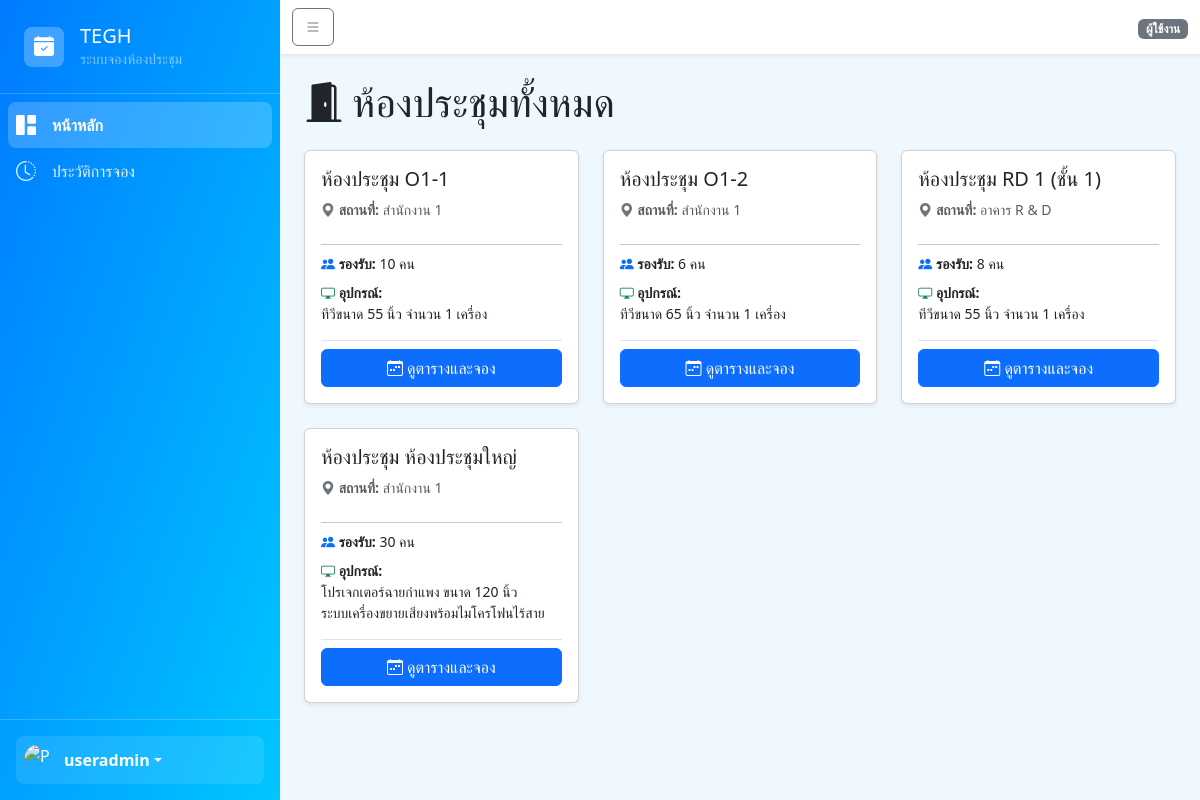
Before: / (signed in) with the older database file.
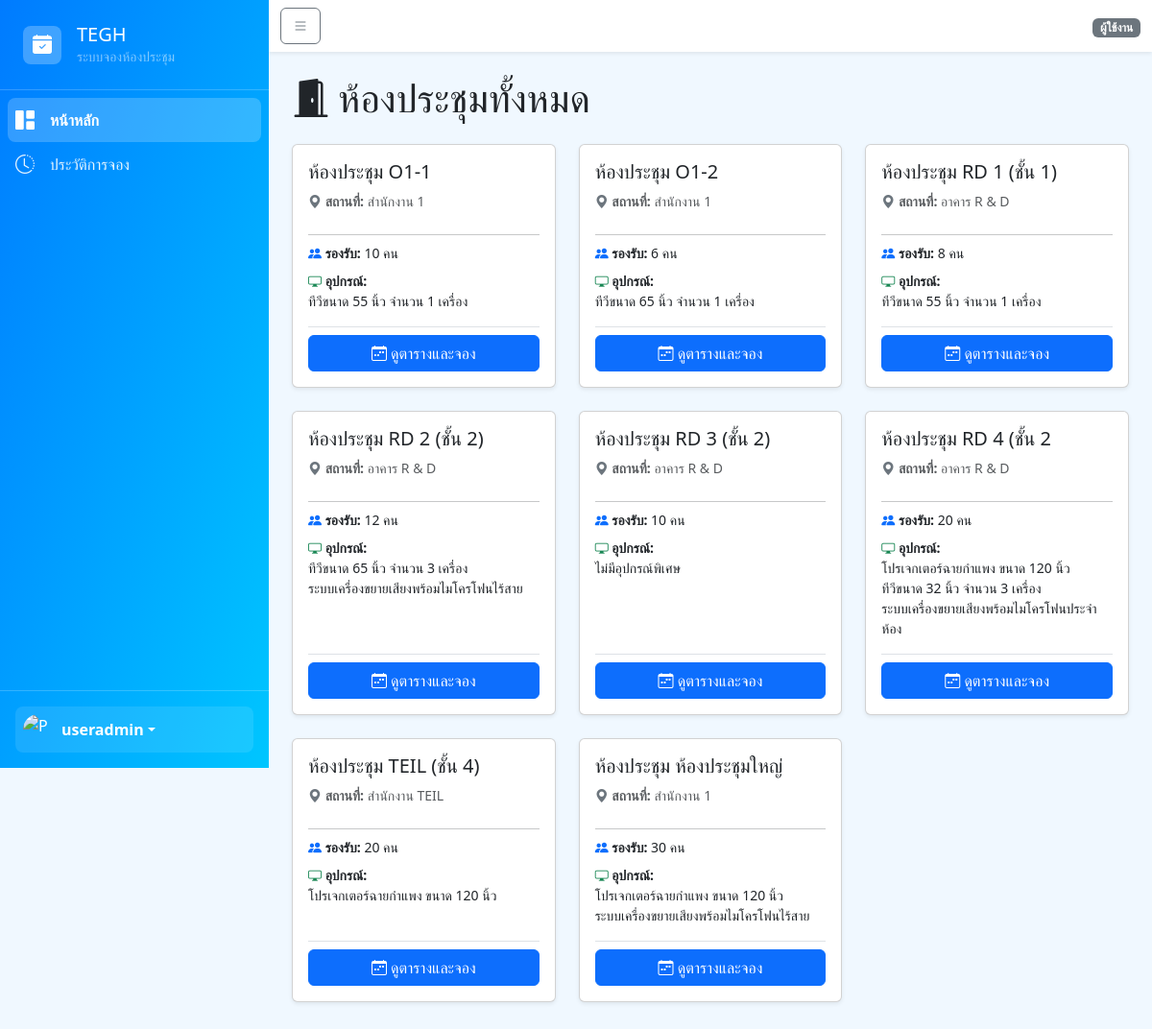
After: the same page with the newer database file.
### booking/models.py (models this page shows, shortened)
class Room(models.Model):
    name = models.CharField(max_length=100, unique=True, verbose_name="ชื่อห้องประชุม")
    location = models.CharField(max_length=255, blank=True, verbose_name="อาคาร / สถานที่")
    capacity = models.PositiveIntegerField(verbose_name="ความจุ (คน)")
    equipment_in_room = models.TextField(blank=True, verbose_name="อุปกรณ์ที่พร้อมใช้งาน")

### booking/views.py (the view)
# urls.py: path('', views.dashboard_view, name='dashboard'),
@login_required
def dashboard_view(request):
    return render(request, 'pages/dashboard.html', {'rooms': Room.objects.all().order_by('name')})

### templates/pages/dashboard.html (shortened to what this page needs)
{% extends 'base.html' %}
{% block content %}
<h1 class="mb-4"><i class="bi bi-door-open-fill me-2"></i>ห้องประชุมทั้งหมด</h1>
<div class="row">
    {% for room in rooms %}
    <div class="col-lg-4 col-md-6 mb-4">
        <div class="card h-100 shadow-sm">
            <div class="card-body d-flex flex-column">
                <h5 class="card-title">{{ room.name }}</h5>
                <p class="card-text text-muted small"><strong><i class="bi bi-geo-alt-fill text-secondary"></i> สถานที่:</strong> {{ room.location }}</p>
                <hr class="my-2">
                <div class="card-text small mb-3">
                    <p class="mb-2"><i class="bi bi-people-fill text-primary"></i> <strong>รองรับ:</strong> {{ room.capacity }} คน</p>
                    <p class="mb-0"><i class="bi bi-display text-success"></i> <strong>อุปกรณ์:</strong><br>{{ room.equipment_in_room|linebreaksbr }}</p>
                </div>
                <div class="mt-auto pt-2 border-top">
                    <a href="{% url 'room_calendar' room.id %}" class="btn btn-primary w-100">
                        <i class="bi bi-calendar-week"></i> ดูตารางและจอง
                    </a>
                </div>
            </div>
        </div>
    </div>
    {% empty %}
    <div class="col-12"><p class="text-center text-muted">ยังไม่มีห้องประชุมในระบบ</p></div>
    {% endfor %}
</div>
{% endblock %}

### templates/base.html (shortened to what this page needs)
<!DOCTYPE html>
<html lang="th">
<head>
    <link href="https://cdn.jsdelivr.net/npm/bootstrap@5.3.3/dist/css/bootstrap.min.css" rel="stylesheet">
    <link rel="stylesheet" href="https://cdn.jsdelivr.net/npm/bootstrap-icons@1.11.3/font/bootstrap-icons.min.css">
</head>
<body>
    <div class="d-flex" style="min-height: 100vh;">
        <nav id="sidebar" class="d-flex flex-column">
            <div class="sidebar-header p-4 border-bottom"><a href="{% url 'dashboard' %}" class="d-flex align-items-center gap-3 text-decoration-none">
                <div class="d-flex align-items-center justify-content-center bg-white bg-opacity-25 rounded-3" style="width: 40px; height: 40px;"><i class="bi bi-calendar-check-fill fs-5 text-white"></i></div>
                <div><h2 class="h5 text-white mb-0">TEGH</h2><p class="small text-white-50 mb-0">ระบบจองห้องประชุม</p></div>
            </a></div>
            <div class="flex-grow-1 p-2">
                {% for item in menu_items %}{% if item.show %}
                <a href="{% url item.url_name %}" class="sidebar-menu-button d-flex align-items-center gap-3 p-2 rounded-3 text-decoration-none {% if item.active %}active{% endif %}"><i class="{{ item.icon }} fs-5"></i><span>{{ item.label }}</span></a>
                {% endif %}{% endfor %}
            </div>
            <div class="sidebar-footer p-3 border-top"><div class="dropdown">
                <a href="#" class="d-flex align-items-center text-white text-decoration-none dropdown-toggle p-2 rounded-3" data-bs-toggle="dropdown" style="background-color: rgba(255,255,255,0.1);">
                    <img src="{{ user.profile.profile_picture.url }}" alt="P" class="rounded-circle me-2" width="32" height="32" style="object-fit: cover;">
                    <div class="text-start"><strong>{{ user.first_name|default:user.username }}</strong></div>
                </a>
            </div></div>
        </nav>
        <div class="main-content w-100">
            <header class="navbar navbar-light bg-white shadow-sm sticky-top"><div class="container-fluid">
                <button id="sidebar-toggle" class="btn btn-outline-secondary"><i class="bi bi-list"></i></button>
                <div class="ms-auto"><span class="badge {{ role_badge.class }}">{{ role_badge.label }}</span></div>
            </div></header>
            <main class="p-4">
                {% block content %}{% endblock %}
            </main>
        </div>
    </div>
</body>
</html>

### templates/base.html (style rules this page uses)
body { background-color: #f0f8ff; }
#sidebar { position: fixed; top: 0; left: 0; height: 100vh; min-width: 280px; max-width: 280px; background: linear-gradient(to bottom right, #007bff, #00c6ff); color: #fff; transition: all 0.3s; z-index: 1030; }
.main-content { margin-left: 280px; width: calc(100% - 280px); }
.sidebar-header, .sidebar-footer { border-color: rgba(255, 255, 255, 0.2) !important; }
.sidebar-menu-button { color: rgba(255, 255, 255, 0.9); }
.sidebar-menu-button.active { background-color: rgba(255, 255, 255, 0.2); color: #fff; font-weight: 600; }

Changed rows visible on the page:
added Room: name "ห้องประชุม RD 2 (ชั้น 2)", location "อาคาร R & D", capacity "12", equipment_in_room "ทีวีขนาด 65 นิ้ว จำนวน 3 เครื่อง ระบบเครื่องขยายเสียงพร้อมไมโครโฟนไร้สาย"
added Room: name "ห้องประชุม RD 3 (ชั้น 2)", location "อาคาร R & D", capacity "10", equipment_in_room "ไม่มีอุปกรณ์พิเศษ"
added Room: name "ห้องประชุม RD 4 (ชั้น 2", location "อาคาร R & D", capacity "20", equipment_in_room "โปรเจกเตอร์ฉายกำแพง ขนาด 120 นิ้ว ทีวีขนาด 32 นิ้ว จำนวน 3 เครื่อง ระบบเครื่องขยายเสียงพร้อมไมโครโฟนประจำห้อง"
added Room: name "ห้องประชุม TEIL (ชั้น 4)", location "สำนักงาน TEIL", capacity "20", equipment_in_room "โปรเจกเตอร์ฉายกำแพง ขนาด 120 นิ้ว"
